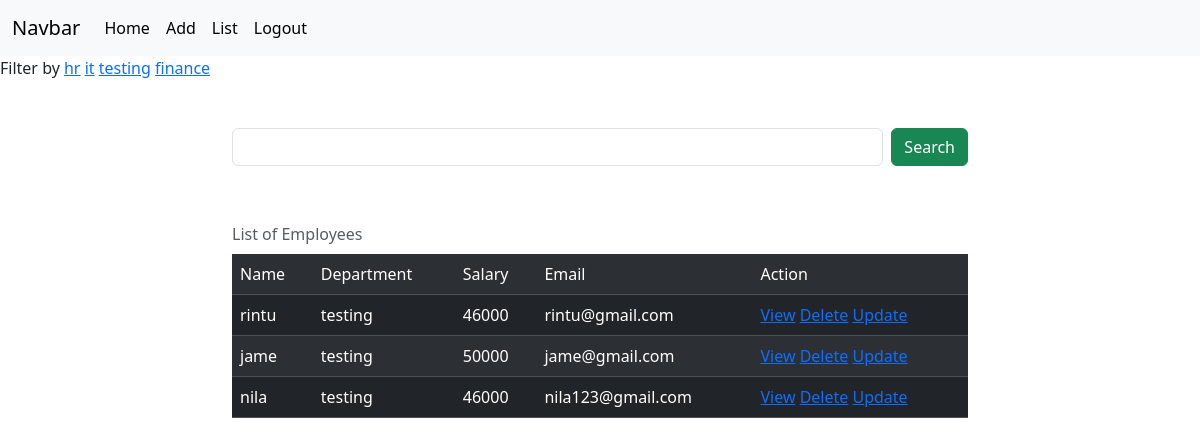
The app's page /employees/all?department=testing (signed in) with its own data.
### crm/models.py (models this page shows, shortened)
class Employees(models.Model):
    name=models.CharField(max_length=100)
    department=models.CharField(max_length=100)
    salary=models.PositiveIntegerField()
    email=models.EmailField(unique=True)
    age=models.PositiveIntegerField()
    contact=models.CharField(max_length=100,null=True)
    profile_pic=models.ImageField(upload_to="images",null=True,blank=True)
    dob=models.DateField(null=True,blank=True)

### crm/views.py (the view, shortened to what this page needs)
# urls.py: path("employees/all",views.EmployeeListView.as_view(),name="emp-all"),
@method_decorator(signin_required,name="dispatch")
class EmployeeListView(View):
    def get(self,request,*args,**kwargs):
            qs=Employees.objects.all()
            departments=Employees.objects.all().values_list("department",flat=True).distinct() #======>get a particular column
            if "department" in request.GET:
                dept=request.GET.get("department")
                qs=qs.filter(department__iexact=dept)
            return render(request,"emp_list.html",{"data":qs,"departments":departments})

### crm/views.py (called while the page is built)
def signin_required(fn):
    def wrapper(request,*args,**kwargs):
        if not request.user.is_authenticated:
            messages.error(request,"Invalid session")
            return redirect("signin")
        else:
            return fn(request,*args,**kwargs)
    return wrapper

### crm/templates/emp_list.html (shortened to what this page needs)
{%extends 'base.html'%}
{%block body_block%}
<div>
    Filter by
{%for dep in departments%}
<a href="{%url 'emp-all'%}?department={{dep}}">{{dep}}</a>
{%endfor%}
</div>
<div class="container mt-5">
    <div class="row">
        <div class="col-2"></div>
        <div class="col-8">
            <form action="" method="post">
                <div class="d-flex">
                    <input type="text" name="box" class="form-control me-2">
                    <button type="submit" class="btn btn-success">Search</button>
                </div>
            </form>
        </div>
        <div class="col-2"></div>
    </div>
</div>
<div class="container">
    <div class="row">
        <div class="col-2"></div>
        <div class="col-8">
            <table class="table table-dark table-striped caption-top mt-5">
                <caption>List of Employees</caption>
                <tr>
                    <td>Name</td>
                    <td>Department</td>
                    <td>Salary</td>
                    <td>Email</td>
                    <td>Action</td>
                </tr>
                {%for emp in data%}
                <tr>
                    <td>{{emp.name}}</td>
                    <td>{{emp.department}}</td>
                    <td>{{emp.salary}}</td>
                    <td>{{emp.email}}</td>
                    <td>
                        <a href="{%url 'emp-details' emp.id%}">View</a>
                        <a href="{%url 'emp-delete' emp.id%}">Delete</a>
                        <a href="{%url 'emp-update' emp.id%}">Update</a>
                    </td>
                </tr>
                {%endfor%}
            </table>
        </div>
        <div class="col-2"></div>
    </div>
</div>
{%endblock%}

### records on screen
Employees: name "rintu", department "testing", salary "46000", email "rintu@gmail.com"
Employees: name "jame", department "testing", salary "50000", email "jame@gmail.com"
Employees: name "nila", department "testing", salary "46000", email "nila123@gmail.com"

### other values on screen
{{ dep }} "hr" "it" "testing" "finance"
